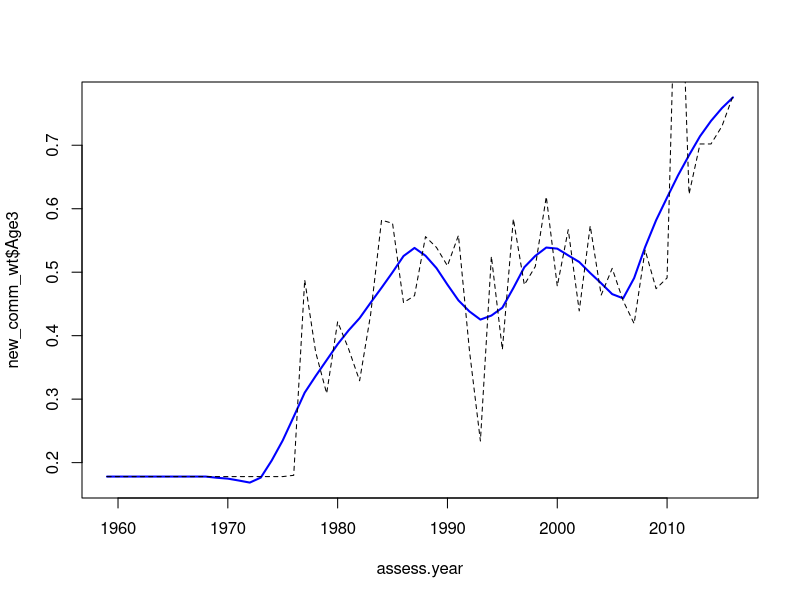
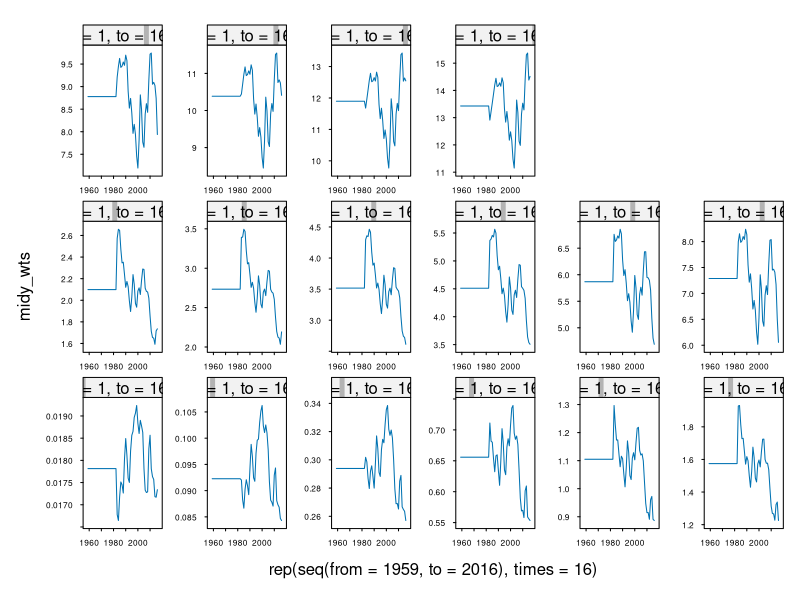
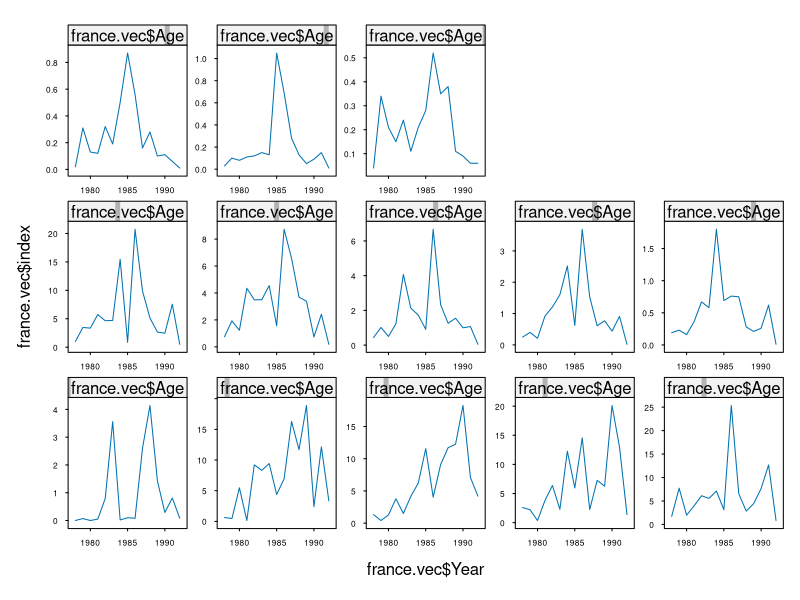
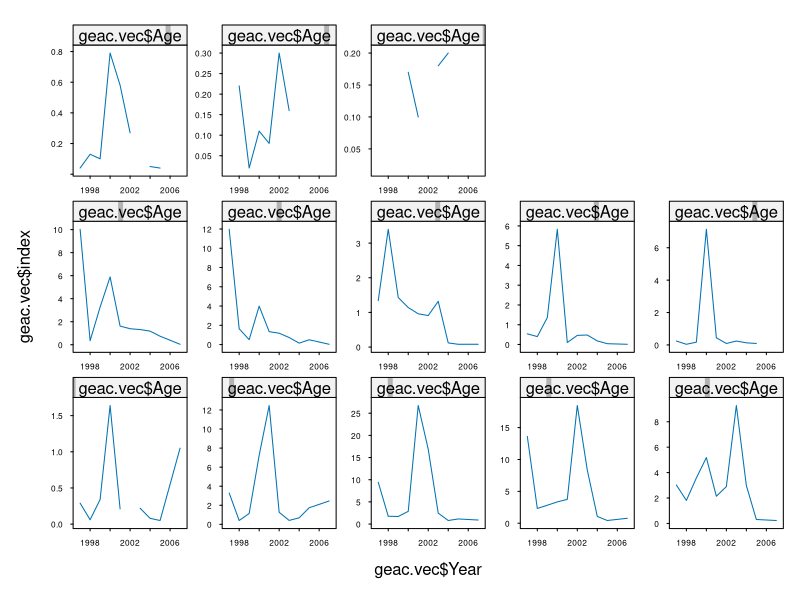
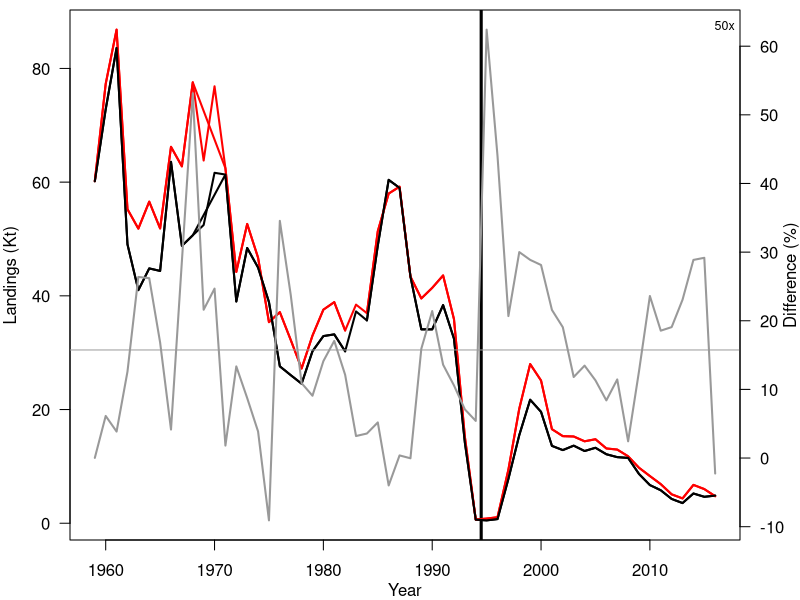

These figures' R source, in order:
#install.packages("reshape2")
##install.packages('lubridate')
require(reshape2)
library(lattice)
library(stringr)
library(lubridate)

assess.year = 1959:2016

##Maybe use relative paths if at all...? Also can use / on Windows too 
##setwd("./data_EDA") 
setwd("C:\\Users\\mroberts\\OneDrive - Memorial University of Newfoundland\\Marine Institute\\Classes\\FISH_6005\\Project 1\\Project 1\\data_EDA")

cnames = c('Year','landings')
landings = read.table(file='landings.dat',header=FALSE,col.names=cnames)
#Apprarently lines 59 and 60 are copy paste mistakes, so we shouldn't use them
#landings[58,2]<-4751+666
landings<-landings[-c(59,60),]

cnames = c('Year',paste('Age',1:16,sep=""))
RV.IO.matrix = read.table(file='RV_IO.dat',header=FALSE,col.names=cnames)

RV.OFF.matrix = read.table(file='RV_OFF.dat',header=FALSE,col.names=cnames) 

#Let's not use age14 weights alone as plus group weight
off.oldages<-RV.OFF.matrix[,15:17] #take off plus group ages
off.oldages$sum<-off.oldages[,1]+off.oldages[,2]+off.oldages[,3]
off.oldages$prop14<-off.oldages[,1]/off.oldages$sum #find the proportion that each age contributes to the plus group
off.oldages$prop15<-off.oldages[,2]/off.oldages$sum 
off.oldages$prop16<-off.oldages[,3]/off.oldages$sum 
#off.oldages<-off.oldages[-c(13),] 
off.oldages<-as.matrix(off.oldages) #is.na functions don't like its current format...
off.oldages[is.nan(off.oldages)]<-0.33 #for NA years, assuming equal proportions for each age..maybe not the best assumption
off.oldages[is.na(off.oldages)]<-0.33
avg.prop_14<-median(off.oldages[,5], na.rm=TRUE) #turn those proportions into an average value so these calculations can be applied to the whole time series
avg.prop_15<-median(off.oldages[,6], na.rm=TRUE) #using median because not normally distributed
avg.prop_16<-median(off.oldages[,7], na.rm=TRUE)

prop_14<-c(rep(avg.prop_14, times=21),off.oldages[,5]) #create vector with averages for years without data and real values for years with data
prop_15<-c(rep(avg.prop_15, times=21),off.oldages[,6])
prop_16<-c(rep(avg.prop_16, times=21),off.oldages[,7])


RV.FRANCE.matrix = read.table(file='erhaps.txt',header=FALSE, sep=";") 
RV.FRANCE.matrix<-RV.FRANCE.matrix[-1,-1]
RV.FRANCE.matrix<-as.data.frame(t(RV.FRANCE.matrix))
RV.FRANCE.matrix$Year<-paste(seq(from=1978, to=1992, by=1), 3, sep=".")
colnames(RV.FRANCE.matrix)<- c(paste('Age',2:15,sep=""), "Year")

RV.GEAC.matrix = read.csv(file='geac.csv',header=TRUE) 
RV.GEAC.matrix$Year<-paste(RV.GEAC.matrix$Year, 12, sep=".")
RV.GEAC.matrix<-RV.GEAC.matrix[,c(1,3:18)]
colnames(RV.GEAC.matrix)<- c('Year',paste('Age',1:16,sep=""))

IO.ages<-RV.IO.matrix[,-1]
IO.mean<-apply(IO.ages,2, mean, na.rm=TRUE)
IO.old<-IO.ages[-c(21,22),]
IO.mean.old<-apply(IO.old,2, mean, na.rm=TRUE)

OFF.sub<-subset(RV.OFF.matrix, Year>=1997.3)
OFF.ages<-OFF.sub[,-1]
OFF.mean<-apply(OFF.ages, 2, mean, na.rm=TRUE)
OFF.old<-OFF.ages[-c(21,22),]
OFF.mean.old<-apply(OFF.old,2, mean, na.rm=TRUE)

cnames = c('Year','MedDate',paste0('Age',1:16))
geac <- read.csv(file="geac.csv",header=TRUE,col.names=cnames)
geac$fs <- lubridate::month(as.Date(geac$MedDate))/10 ##not actually the month, frac of year, so divide by 10 rather than 12

#IO.old[IO.old==0]<-0.00001
#OFF.old[OFF.old==0]<-0.00001
diff_matrix<-as.matrix(IO.old/OFF.old)
diff_matrix[is.nan(diff_matrix)] <- 1 #turning into 1 because both values are zero
diff_matrix[diff_matrix==Inf] <- 1 #turning the Inf into 1 because it was a difference of 0.01 to zero and most other years had a value of 1
diff_matrix<-diff_matrix[,2:16]

ratio<-IO.mean.old/OFF.mean.old

both_RV<-read.table("combined_RV.txt")
colnames(both_RV)[1]<-"Year"

cnames = c('Year',paste('Age',2:16,sep=""))
catch = read.table(file='catch.dat',header=FALSE,col.names=cnames) 
#lets try this with a plus group for age 14
catch[is.na(catch)] <- 0
catch[,14]<-catch[,14]+catch[,15]+catch[,16]
catch<-catch[,c(1:14)]


cnames = c('Year',paste('Age',1:16,sep=""))
mat.all = read.table(file='mat.txt',header=FALSE,col.names=cnames)


#doesnt go all the way back to 1959, for now will use median weights as historical extrapolation
wt.all = read.table(file='stock_wt.dat',header=TRUE)
new.wts<-data.frame(Year=seq(from=1959, to=1982, by=1))
new_wts<-cbind(new.wts, t(as.data.frame(apply(wt.all[,c(2:17)],2,median))))
wt.all<-rbind(new_wts, wt.all)

midy_wt.all = read.table(file='midy_wt.dat',header=TRUE) 
new.wts<-data.frame(Year=seq(from=1959, to=1982, by=1))
new_wts<-cbind(new.wts, t(as.data.frame(apply(midy_wt.all[,c(2:17)],2,median))))
midy_wt.all<-rbind(new_wts, midy_wt.all)


cnames = c('Year',paste('Age',3:14,sep=""))
comm_wt = read.csv(file='comm_wt_mod.csv',header=F) 
colnames(comm_wt)<-cnames

comm_wt2<-cbind(wt.all[,3], comm_wt[,2:13]) #adding on the stock weights for age 2's
comm_wt2<-cbind(comm_wt$Year, comm_wt2)
cnames = c('Year',paste('Age',2:14,sep=""))
colnames(comm_wt2)<-cnames


new_comm_wt<-matrix(ncol=14, nrow=58) #lets create smoothed comm_wts
new_comm_wt[,1]<-comm_wt$Year

for(i in 2:14){
  loess.fit<-loess(comm_wt2[,i]~assess.year, span=0.3) #span affects the alpha parameter (smoothing) could add degree to change the degree of polynomial (1,2)
  new_comm_wt[,i]<-predict(loess.fit) 
}
new_comm_wt<-as.data.frame(new_comm_wt)
colnames(new_comm_wt)<-cnames

plot(new_comm_wt$Age3~assess.year, type="l", col="blue", lwd=2)
lines(comm_wt$Age3~assess.year, lty=2)

midy_wts<-as.vector(as.matrix(midy_wt.all[,2:17]))

ax <- list(cex=0.5,relation="free",tck=0.3,rot=0)
xyplot(midy_wts~rep(seq(from=1959, to=2016), times=16)|rep(seq(from=1, to=16), each=58), type="l", scales=ax)

age<-2:14
A=length(age)

## subset for assessment
#14 is a plus group for RV surveys
RV.IO.matrix2<-RV.IO.matrix
RV.IO.matrix2[is.na(RV.IO.matrix2)] <- 0
RV.IO.matrix2[,15]<-RV.IO.matrix2[,15]+RV.IO.matrix2[,16]+RV.IO.matrix2[,17]
RV.IO.matrix[,15]<-RV.IO.matrix2[,15]
RV.IO.matrix[10,16]<-NA
RV.IO.matrix<-RV.IO.matrix[,c(1,3:15)]


RV.OFF.matrix2<-RV.OFF.matrix
RV.OFF.matrix2[is.na(RV.OFF.matrix2)] <- 0
RV.OFF.matrix2[,15]<-RV.OFF.matrix2[,15]+RV.OFF.matrix2[,16]+RV.OFF.matrix2[,17]
RV.OFF.matrix[,15]<-RV.OFF.matrix2[,15]
RV.OFF.matrix[25,16]<-NA
RV.OFF.matrix<-RV.OFF.matrix[,c(1,3:15)]

RV.FRANCE.matrix2<-RV.FRANCE.matrix
#RV.FRANCE.matrix2[is.na(RV.FRANCE.matrix2)] <- 0
RV.FRANCE.matrix2[,13]<-RV.FRANCE.matrix2[,13]+RV.FRANCE.matrix2[,14]
RV.FRANCE.matrix[,13]<-RV.FRANCE.matrix2[,13]
#RV.FRANCE.matrix[RV.FRANCE.matrix==0]<-NA
RV.FRANCE.matrix<-RV.FRANCE.matrix[,c(1:13,15)]

RV.GEAC.matrix2<-RV.GEAC.matrix
RV.GEAC.matrix2[is.na(RV.GEAC.matrix2)] <- 0
RV.GEAC.matrix2[,15]<-RV.GEAC.matrix2[,15]+RV.GEAC.matrix2[,16]+RV.GEAC.matrix2[,17]
RV.GEAC.matrix[,15]<-RV.GEAC.matrix2[,15]
RV.GEAC.matrix[RV.GEAC.matrix==0]<-NA
RV.GEAC.matrix<-RV.GEAC.matrix[,c(1,3:15)]



#remove duplicates for now from RV.OFF
#RV.OFF.matrix<-RV.OFF.matrix[-c(12),]

#remove extra years
RV.OFF.matrix<-RV.OFF.matrix[1:35,]


landings = subset(landings,Year %in% assess.year)

mat = subset(mat.all,mat.all[,1] %in% seq(from=1959, to=2016, by=1))
mat = mat[,c(3:15)]

wt = subset(wt.all,wt.all[,1] %in% seq(from=1959, to=2016, by=1))
wt$Age14plus<-prop_14*wt$Age14+prop_15*wt$Age15+prop_16*wt$Age16
wt = wt[,c(3:14,18)]              
midy_wt = subset(midy_wt.all,midy_wt.all[,1] %in% seq(from=1959, to=2016, by=1))
midy_wt$Age14plus<-prop_14*midy_wt$Age14+prop_15*midy_wt$Age15+prop_16*midy_wt$Age16
midy_wt = midy_wt[,c(3:14,18)]   

colnames(wt)=colnames(mat) 
colnames(midy_wt)=colnames(mat)

year = catch[,1]
catch = catch[,2:14]/1000

# make vector data frames

vec_func = function(mdat){
  vdat = melt(mdat,id=c("Year"))
  vdat$Age = as.numeric(substr(vdat$variable,4,5))
  vdat$variable=NULL
  vdat$index=vdat$value
  vdat$value=NULL
  return(vdat)
}

IO.vec = vec_func(RV.IO.matrix)
IO.vec$survey = 'IO'     

#change the fractional yr column into yr and month columns
frac_yr<-strsplit(as.character(IO.vec$Year), "[.]")
IO.vec$Year<-as.numeric(sapply(frac_yr, "[[", 1))
IO.vec$month<-as.numeric(sapply(frac_yr, "[[", 2))

OFF.vec = vec_func(RV.OFF.matrix)
OFF.vec$survey = 'OFF'    

#change the fractional yr column into yr and month columns
frac_yr<-strsplit(as.character(OFF.vec$Year), "[.]")
OFF.vec$Year<-as.numeric(sapply(frac_yr, "[[", 1))
OFF.vec$month<-as.numeric(sapply(frac_yr, "[[", 2))

both.vec = vec_func(both_RV)
both.vec$survey = 'BOTH'    

#change the fractional yr column into yr and month columns
frac_yr<-strsplit(as.character(both.vec$Year), "[.]")
both.vec$Year<-as.numeric(sapply(frac_yr, "[[", 1))
both.vec$month<-as.numeric(sapply(frac_yr, "[[", 2))


france.vec = vec_func(RV.FRANCE.matrix)
france.vec$survey = 'FRANCE'    

#change the fractional yr column into yr and month columns
frac_yr<-strsplit(as.character(france.vec$Year), "[.]")
france.vec$Year<-as.numeric(sapply(frac_yr, "[[", 1))
france.vec$month<-as.numeric(sapply(frac_yr, "[[", 2))

xyplot(france.vec$index~france.vec$Year|france.vec$Age, type="l", scales=ax)

geac.vec = vec_func(RV.GEAC.matrix)
geac.vec$survey = 'GEAC'    

#change the fractional yr column into yr and month columns
frac_yr<-strsplit(as.character(geac.vec$Year), "[.]")
geac.vec$Year<-as.numeric(sapply(frac_yr, "[[", 1))
geac.vec$month<-as.numeric(sapply(frac_yr, "[[", 2))

xyplot(geac.vec$index~geac.vec$Year|geac.vec$Age, type="l", scales=ax)

#indices = rbind(IO.vec, OFF.vec)
#can switch this to include as much or as little data as desired
indices<-rbind(both.vec, france.vec, geac.vec)
indices$log_OFF<-c(log(OFF.vec$index), rep(NA, times=length(geac.vec$Year)+length(france.vec$Year)))


#########################################################

temp = cbind(year,catch)
colnames(temp) = c('Year',colnames(catch))
catch.vec = vec_func(temp) 

temp = cbind(year,wt)
colnames(temp) = c('Year',colnames(wt))
wt.vec = vec_func(temp)   

temp = cbind(year,midy_wt)
colnames(temp) = c('Year',colnames(midy_wt))
midy_wt.vec = vec_func(temp)  

temp = cbind(year,new_comm_wt)
colnames(temp) = c('Year',colnames(new_comm_wt))
comm_wt.vec = vec_func(temp)  



temp = cbind(c(year),mat)
colnames(temp) = c('Year',colnames(mat))
mat.vec = vec_func(temp)

#something seems off about the landings data
#landings<-landings[-c(59,60),]

#not really sure what people are using this data for. Add whatever you need
save(assess.year,catch,landings,mat,wt,midy_wt,comm_wt,indices,catch.vec,mat.vec,wt.vec,
     midy_wt.vec,comm_wt.vec,RV.OFF.matrix,RV.IO.matrix,file='3Ps.RData')

indices$fs=NA


indices$fs<-indices$month/10 #not actually a month just the fraction of year, so divide by 10 rather than 12

off.years<-rep(seq(from=1983, to=2016, by=1), times=13)
iyear = as.numeric(factor(mat.vec$Year))-1          
iage = as.numeric(factor(mat.vec$Age))-1

ind_surv<-indices$survey=="BOTH"
indices$irho<-0
indices$irho[ind_surv]<-1


ratio_vec<-rep(log(ratio[2:14]), each=15)
ratio_mat<-matrix(ratio_vec, ncol=13, nrow=15)
all_diffs<-rbind(ratio_mat, log(diff_matrix[,1:13]))

indices$diffs<-NA
indices$diffs[ind_surv]<-as.vector(all_diffs)


indices$iyear = iyear[match(indices$Year,mat.vec$Year)] 
indices$iage = iage[match(indices$Age,mat.vec$Age)]
indices$i_zero=0
ind = indices$index<0.005
indices$i_zero[ind]=1   
indices$index[ind]=0.005
indices = subset(indices,!is.na(index))

indices$isurvey = as.numeric(as.factor(indices$survey))-1
indices$qname = paste(indices$survey,":",str_pad(indices$Age , 2, pad = "0"),sep='')
#ind = indices$Age>=6   
#indices$qname[ind] = paste(indices$survey[ind],":6+",sep='')

#ind = (indices$Age<=5)&(indices$survey=="Fall")&(indices$Year<1995)
#indices$qname[ind] = paste(indices$survey[ind],"E:",indices$Age[ind],sep='')     
#ind = (indices$Age<=5)&(indices$survey=="Spring")&(indices$Year<1996)
#indices$qname[ind] = paste(indices$survey[ind],"E:",indices$Age[ind],sep='')

indices$iq = as.numeric(as.factor(indices$qname))-1 

A = ncol(mat) 
Y = nrow(mat)

M_matrix = matrix(0.2,nrow=Y,ncol=A,byrow=T)


plandings=apply(catch*midy_wt,1,sum, na.rm=TRUE)
olandings = landings$landings/1000
y1 = plandings
y2 = olandings
#ind=year>=1995
#y1[ind]=50*y1[ind] 
#y2[ind]=50*y2[ind]

ylim=range(y1,y2)


gname = "SoP.jpeg"
jpeg(file=gname,width=4,height=4,units='in',res=300)    

par(mar=c(3,3.5,0.5,3),las=1)
plot(year,y1,type='l',lwd=2,xlab='',ylab='',ylim=ylim,xlim=range(year)) 
lines(year,y2,type='l',lty=1,lwd=2,col='red')
abline(v=1994.5,lty=1,lwd=3)
lines(year[!ind],y2[!ind],type='l',lty=1,lwd=2,col='red')
lines(year[!ind],y1[!ind],type='l',lty=1,lwd=2)
legend("topright",bty='n',legend=c('50x'),cex=0.75) 
legend(1960,260,bty='n',legend=c('Rep','SUM Xprod'),col=c('red','black'),lty=1,lwd=2,cex=0.75)

mtext(side=2,outer=F,line=2.5,'Landings (Kt)',las=0)
mtext(side=1,outer=F,line=2,'Year') 

par(new=T)
pdiff = 100*(olandings/plandings-1)
plot(year,pdiff,axes=F,xlab="",ylab="",type='l',lty=1,lwd=2,col=grey(0.6))
abline(h=mean(pdiff),col=grey(0.6))
axis(side=4,las=1,hadj=0)
mtext("Difference (%)",side=4,line=2,las=0) 

#plot(plandings,olandings,xlab='',ylab='')
#abline(a=0,b=1)   
#mtext(side=2,outer=F,line=2.5,'Landings (Kt)',las=0) 
#mtext(side=1,outer=F,line=2,'Sum C@A*W@A')

dev.off()

#changed the dimensions here, because was converting to vector
C_zero = matrix(0,nrow=Y,ncol=A,byrow=T)
C_zero[catch<0.0005]=1
#C_zero[is.na(C_zero)] <- 0
catchp = catch
catchp[catch<0.0005]=0.0005



tmb.data = list(
  M = M_matrix[1:(Y),],
  weight = as.matrix(wt),  
  mat = as.matrix(mat), 
  midy_weight = as.matrix(midy_wt[1:(Y),]),
  comm_wt=as.matrix(new_comm_wt),
  C = as.matrix(catchp),                  
  log_C = log(as.matrix(catchp)),     
  landings = plandings,
  log_landings = log(plandings),
  index = indices$index,
  log_OFF = indices$log_OFF,
  i_zero = indices$i_zero, 
  C_zero = C_zero,   
  iyear = indices$iyear,           
  iage = indices$iage,    
  isurvey = indices$isurvey,  
  iq = indices$iq,
  irho= indices$irho,
  diffs = indices$diffs,
  fs = indices$fs,
  A = A,
  Y = Y
)

names(tmb.data$iq) = indices$qname            
names(tmb.data$isurvey) = indices$survey 

tmb.data$log_index = log(tmb.data$index) 

tmb.data$index_censor = 0;  
tmb.data$catch_censor = 0;  

setwd("C:\\Users\\mroberts\\OneDrive - Memorial University of Newfoundland\\Marine Institute\\Classes\\FISH_6005\\Project 1\\Project 1\\Working model\\SepF_std+comm_wts+rhoq+all_survs")

save(tmb.data,indices,file='tmb.RData')
